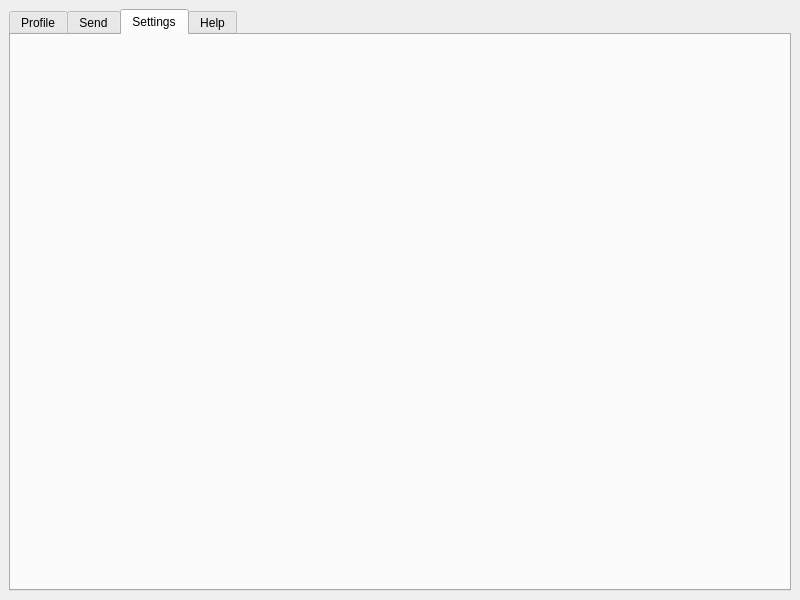
<?xml version="1.0" encoding="UTF-8"?>
<ui version="4.0">
 <class>MainWindow</class>
 <widget class="QMainWindow" name="MainWindow">
  <property name="geometry">
   <rect>
    <x>0</x>
    <y>0</y>
    <width>800</width>
    <height>600</height>
   </rect>
  </property>
  <property name="windowTitle">
   <string>MainWindow</string>
  </property>
  <property name="animated">
   <bool>true</bool>
  </property>
  <widget class="QWidget" name="centralwidget">
   <layout class="QGridLayout" name="gridLayout_2">
    <item row="0" column="0">
     <layout class="QGridLayout" name="gridLayout">
      <item row="0" column="0">
       <widget class="QTabWidget" name="tabWidget">
        <property name="currentIndex">
         <number>2</number>
        </property>
        <widget class="QWidget" name="tabProfile">
         <attribute name="title">
          <string>Profile</string>
         </attribute>
        </widget>
        <widget class="QWidget" name="tabSend">
         <attribute name="title">
          <string>Send</string>
         </attribute>
        </widget>
        <widget class="QWidget" name="tabSettings">
         <attribute name="title">
          <string>Settings</string>
         </attribute>
        </widget>
        <widget class="QWidget" name="tabHelp">
         <attribute name="title">
          <string>Help</string>
         </attribute>
        </widget>
       </widget>
      </item>
     </layout>
    </item>
   </layout>
  </widget>
 </widget>
 <resources/>
 <connections/>
</ui>
